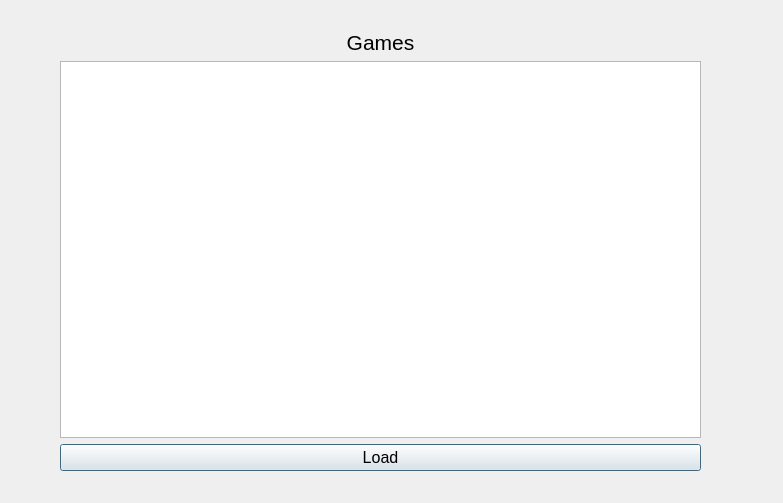
<?xml version="1.0" encoding="UTF-8"?>
<ui version="4.0">
 <class>ReplayListGamesWindow</class>
 <widget class="QDialog" name="ReplayListGamesWindow">
  <property name="geometry">
   <rect>
    <x>0</x>
    <y>0</y>
    <width>783</width>
    <height>503</height>
   </rect>
  </property>
  <property name="windowTitle">
   <string>Dialog</string>
  </property>
  <widget class="QWidget" name="">
   <property name="geometry">
    <rect>
     <x>60</x>
     <y>30</y>
     <width>641</width>
     <height>441</height>
    </rect>
   </property>
   <layout class="QVBoxLayout" name="verticalLayout_3">
    <item>
     <widget class="QLabel" name="games_label">
      <property name="font">
       <font>
        <pointsize>16</pointsize>
       </font>
      </property>
      <property name="text">
       <string>Games</string>
      </property>
      <property name="alignment">
       <set>Qt::AlignCenter</set>
      </property>
     </widget>
    </item>
    <item>
     <widget class="QListView" name="gamesList">
      <property name="font">
       <font>
        <pointsize>14</pointsize>
       </font>
      </property>
     </widget>
    </item>
    <item>
     <widget class="QPushButton" name="load_games_button">
      <property name="font">
       <font>
        <pointsize>12</pointsize>
       </font>
      </property>
      <property name="text">
       <string>Load</string>
      </property>
     </widget>
    </item>
   </layout>
  </widget>
 </widget>
 <resources/>
 <connections/>
</ui>
